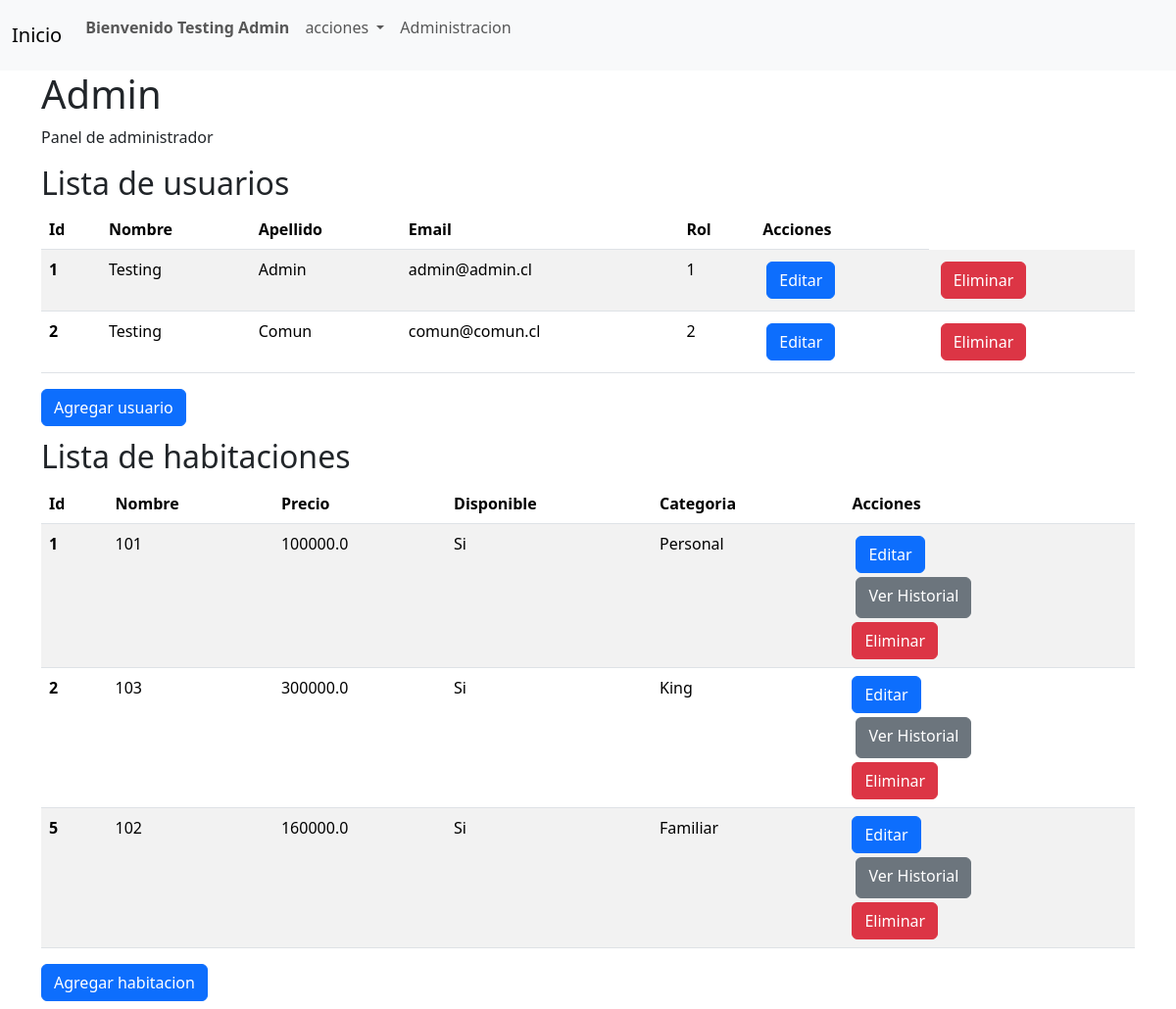
Before: /administrar/ (signed in) with the older database file.
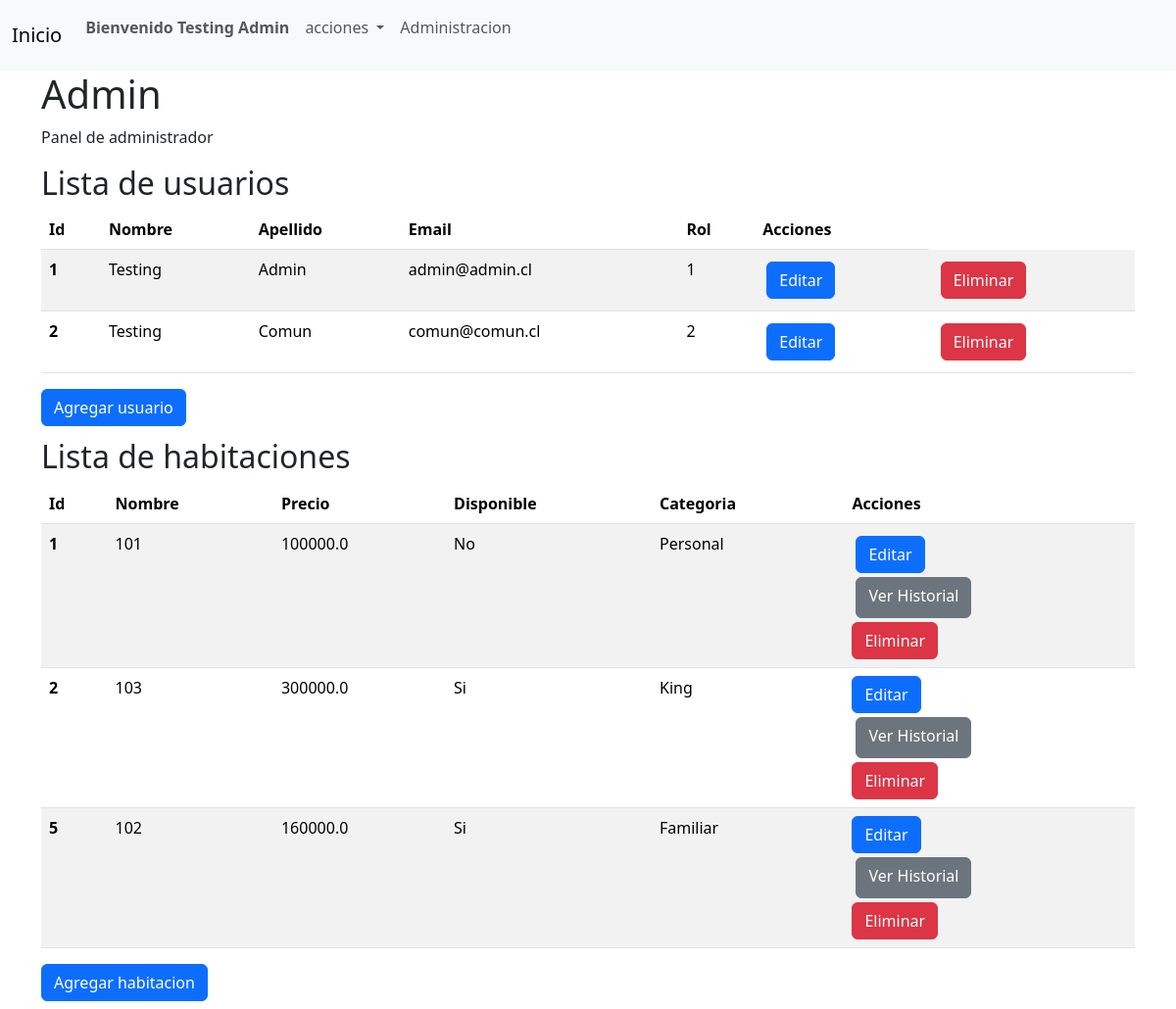
After: the same page with the newer database file.
### start/models.py (models this page shows, shortened)
class Habitacion(models.Model):
    nombre = models.CharField(max_length=50)
    precio = models.FloatField()
    disponible = models.BooleanField()
    categoria = models.ForeignKey(CategoriaHabitacion, on_delete=models.CASCADE)

class CategoriaHabitacion(models.Model):
    nombre = models.CharField(max_length=50)
    descripcion = models.TextField()

### start/views.py (the view)
# urls.py: path('administrar/', administrar, name='administrar'),
def administrar(request):
    user_id= request.session.get('id')
    usuarios = Usuario.objects.all()
    habitaciones = Habitacion.objects.all()
    if user_id  is not None:
        usuario = Usuario.objects.get(id=user_id)
        if usuario:
            context = {
                "usuario": usuario,
                "usuarios": usuarios,
                "habitaciones": habitaciones,
            }
            return render(request, 'admin.html', context)
    return redirect('index')

### start/templates/admin.html (shortened to what this page needs)
{% extends "base/base.html" %}
{% block content %}
<div class="container pl-5">
    {% if usuario.tipo == 1 %}
    <h1>Admin</h1>
    <p>Panel de administrador</p>
        {% if usuarios %}
        <h2>Lista de usuarios</h2>
        <table class="table table-striped mb-2">
            <thead>
                <tr>
                    <th scope="col">Id</th>
                    <th scope="col">Nombre</th>
                    <th scope="col">Apellido</th>
                    <th scope="col">Email</th>
                    <th scope="col">Rol</th>
                    <th scope="col">Acciones</th>
                </tr>
            </thead>
            <tbody>
            {% for user in usuarios %}
                <tr>
                    <th scope="row">{{ user.id }}</th>
                    <td>{{ user.nombre }}</td>
                    <td>{{ user.apellido }}</td>
                    <td>{{ user.email }}</td>
                    <td>{{ user.tipo }}</td>
                    <td>
                        <form class="m-1" action="{% url 'admin_editar_usuario' %} " method="POST">
                            <button type="submit" class="btn btn-primary">Editar</button>
                        </form>
                    </td>
                    <td>
                        <form class="m-1" action="{% url 'admin_eliminar_usuario' %}" method="POST">
                            <button type="submit" class="btn btn-danger">Eliminar</button>
                        </form>
                    </td>
                </tr>
            {% endfor %}
            </tbody>
        </table>
        {% else %}
            <h2>No hay usuarios</h2>
        {% endif %}
            <a href="{% url 'admin_crear_cuenta' %}" class="btn btn-primary my-2">Agregar usuario</a>
        {% if habitaciones %}
        <h2 class="mt-1">Lista de habitaciones</h2>
        <table class="table table-striped mb-2">
            <thead>
                <tr>
                    <th scope="col">Id</th>
                    <th scope="col">Nombre</th>
                    <th scope="col">Precio</th>
                    <th scope="col">Disponible</th>
                    <th scope="col">Categoria</th>
                    <th scope="col">Acciones</th>
                </tr>
            </thead>
            <tbody>
            {% for habitacion in habitaciones %}
                <tr>
                    <th scope="row">{{ habitacion.id }}</th>
                    <td>{{ habitacion.nombre }}</td>
                    <td>{{ habitacion.precio }}</td>
                    {% if habitacion.disponible %}
                        <td>Si</td>
                    {% else %}
                        <td>No</td>
                    {% endif %}
                    <td>{{ habitacion.categoria.nombre }}</td>
                    <td>
                        <form class="m-1" action="{% url 'admin_editar_habitacion' %}" method="POST">
                            <button type="submit" class="btn btn-primary">Editar</button>
                        </form>
                        <form class="m-1" action="{% url 'admin_historial_habitacion' %}" method="POST">
                            <button type="submit" class="btn btn-secondary">Ver Historial</a>
                        </form>
                        <form class="m-1" action="{% url 'admin_eliminar_habitacion' %}" method="POST">
                            <button type="submit" class="btn btn-danger">Eliminar</button>
                    </td>
                </tr>
            {% endfor %}
            </tbody>
        </table>
        {% else %}
            <h2>No hay habitaciones</h2>
        {% endif %}
            <a href="{% url 'admin_crear_habitacion' %}" class="btn btn-primary my-2">Agregar habitacion</a>
    {% else %}
        <h1>Debe iniciar sesión como administrador</h1>
    {% endif %}
</div>
{% endblock %}

Changed rows visible on the page:
changed Habitacion "Personal": disponible "Si" → "No"
